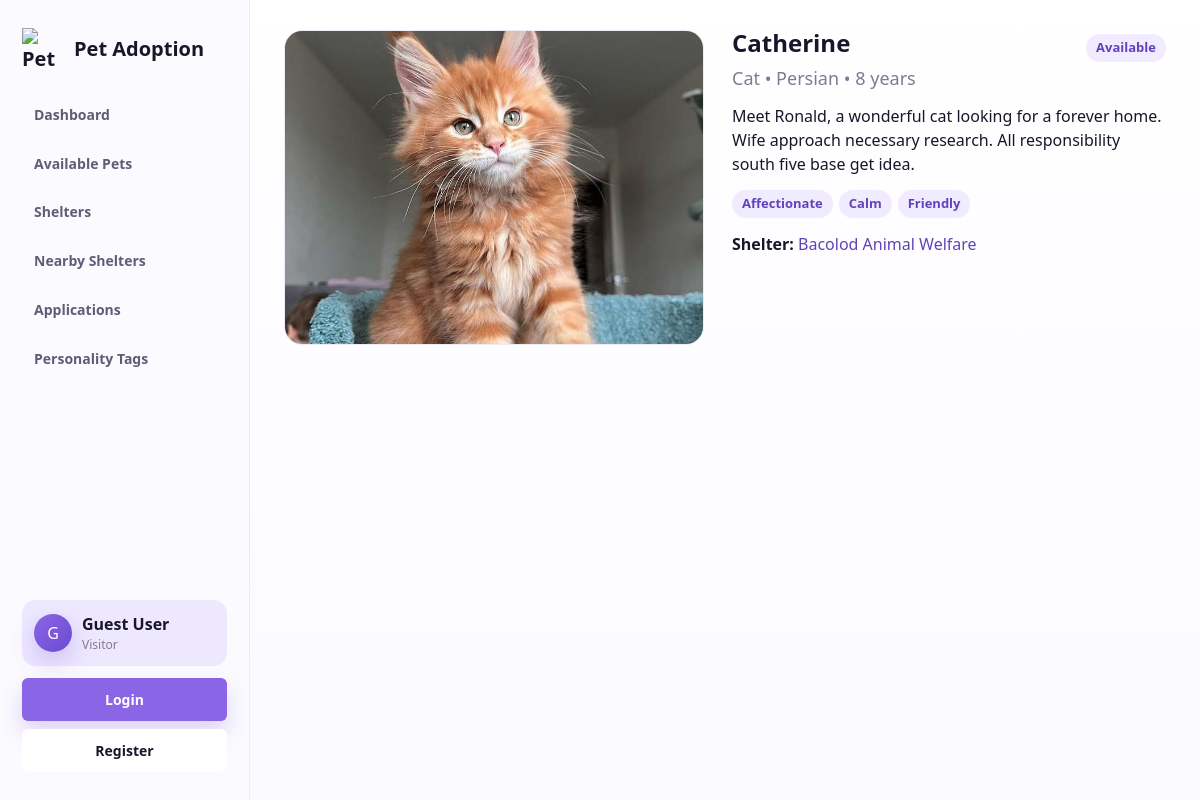
/pets/103/, run on the app's committed database.
### adoption/models.py (models this page shows, shortened)
class Pet(models.Model):
    class Species(models.TextChoices):
        DOG = "dog", "Dog"
        CAT = "cat", "Cat"
        BIRD = "bird", "Bird"
        RABBIT = "rabbit", "Rabbit"
        OTHER = "other", "Other"
    class Status(models.TextChoices):
        AVAILABLE = "available", "Available"
        PENDING = "pending", "Pending"
        ADOPTED = "adopted", "Adopted"
    name = models.CharField(max_length=100)
    species = models.CharField(max_length=20, choices=Species.choices)
    breed = models.CharField(max_length=100, blank=True)
    age = models.PositiveIntegerField(help_text="Age in years")
    description = models.TextField()
    photo = models.ImageField(upload_to="pets/", blank=True, null=True)
    shelter = models.ForeignKey(Shelter, on_delete=models.CASCADE, related_name="pets")
    personality_tags = models.ManyToManyField(PersonalityTag, blank=True, related_name="pets")
    status = models.CharField(max_length=20, choices=Status.choices, default=Status.AVAILABLE)
    posted_by = models.ForeignKey(settings.AUTH_USER_MODEL, on_delete=models.SET_NULL, null=True, blank=True)
    created_at = models.DateTimeField(auto_now_add=True)
    updated_at = models.DateTimeField(auto_now=True)
    class Meta:
        ordering = ["-created_at"]

class PersonalityTag(models.Model):
    name = models.CharField(max_length=40, unique=True)
    class Meta:
        ordering = ["name"]

class Shelter(models.Model):
    name = models.CharField(max_length=120)
    email = models.EmailField()
    phone = models.CharField(max_length=30, blank=True)
    address = models.CharField(max_length=255)
    city = models.CharField(max_length=80)
    latitude = models.DecimalField(max_digits=9, decimal_places=6, null=True, blank=True)
    longitude = models.DecimalField(max_digits=9, decimal_places=6, null=True, blank=True)
    description = models.TextField(blank=True)
    photo = models.ImageField(upload_to="shelters/", blank=True, null=True)
    created_at = models.DateTimeField(auto_now_add=True)
    class Meta:
        ordering = ["name"]
    def get_absolute_url(self):
        return reverse("shelter-detail", kwargs={"pk": self.pk})

### adoption/views.py (the view)
# urls.py: path("pets/<int:pk>/", views.PetDetailView.as_view(), name="pet-detail"),
class PetDetailView(DetailView):
    model = Pet
    def get_queryset(self):
        return Pet.objects.select_related("shelter", "posted_by").prefetch_related("personality_tags")

### templates/adoption/pet_detail.html (shortened to what this page needs)
{% extends "base.html" %}
{% block content %}
<article class="detail">
  {% if object.photo %}<img class="detail-img" src="{{ object.photo.url }}" alt="{{ object.name }}">{% endif %}
  <div>
    <div class="split">
      <h1>{{ object.name }}</h1>
      <span class="status">{{ object.get_status_display }}</span>
    </div>
    <p class="lead">{{ object.get_species_display }}{% if object.breed %} • {{ object.breed }}{% endif %} • {{ object.age }} years</p>
    <p>{{ object.description }}</p>
    <div class="tags">{% for tag in object.personality_tags.all %}<span>{{ tag.name }}</span>{% endfor %}</div>
    <p><strong>Shelter:</strong> <a href="{{ object.shelter.get_absolute_url }}">{{ object.shelter.name }}</a></p>
  </div>
</article>
{% endblock %}

### static/css/site.css (style rules this page uses)
:root { --ink: #191629; --muted: #817994; --line: #eeeaf8; --panel: #ffffff; --soft: #f8f6ff; --frame: #8f70dd; --brand: #8a65e6; --brand-dark: #6043b8; --accent: #45c0bd; --warn: #f2a94b; --danger: #d64d61; --tag: #f0ebff; --shadow: 0 22px 60px rgba(67, 50, 119, 0.14); }
* { box-sizing: border-box; }
body { margin: 0; min-height: 100vh; color: var(--ink); background: #ffffff; font-family: "Segoe UI", "Trebuchet MS", ui-sans-serif, system-ui, Arial, sans-serif; line-height: 1.5; }
a { color: var(--brand-dark); text-decoration: none; }
h1, h2 { margin: 0 0 10px; line-height: 1.05; letter-spacing: 0; }
p { margin: 0 0 12px; }
img { display: block; max-width: 100%; }
.page-head, .split { display: flex; align-items: center; justify-content: space-between; gap: 18px; }
.detail { display: grid; grid-template-columns: minmax(280px, 420px) 1fr; gap: 28px; align-items: start; }
.detail-img { border-radius: 18px; border: 1px solid var(--line); aspect-ratio: 4 / 3; object-fit: cover; }
.status, .tags span { display: inline-flex; align-items: center; min-height: 28px; padding: 4px 10px; border-radius: 999px; background: var(--tag); color: var(--brand-dark); font-size: 13px; font-weight: 800; }
.tags { display: flex; flex-wrap: wrap; gap: 6px; margin: 14px 0; }
.lead { font-size: 18px; color: var(--muted); }

### data on the page
Pet: photo (picture), name "Catherine", status "Available", species "Cat", breed "Persian", age "8", description "Meet Ronald, a wonderful cat looking for a forever home. Wife approach necessary research. All responsibility south five base get idea.", shelter.name "Bacolod Animal Welfare"
PersonalityTag: name "Affectionate"
PersonalityTag: name "Calm"
PersonalityTag: name "Friendly"

### other printed values
{{ user.username|default:"G"|first|upper }} "G"
